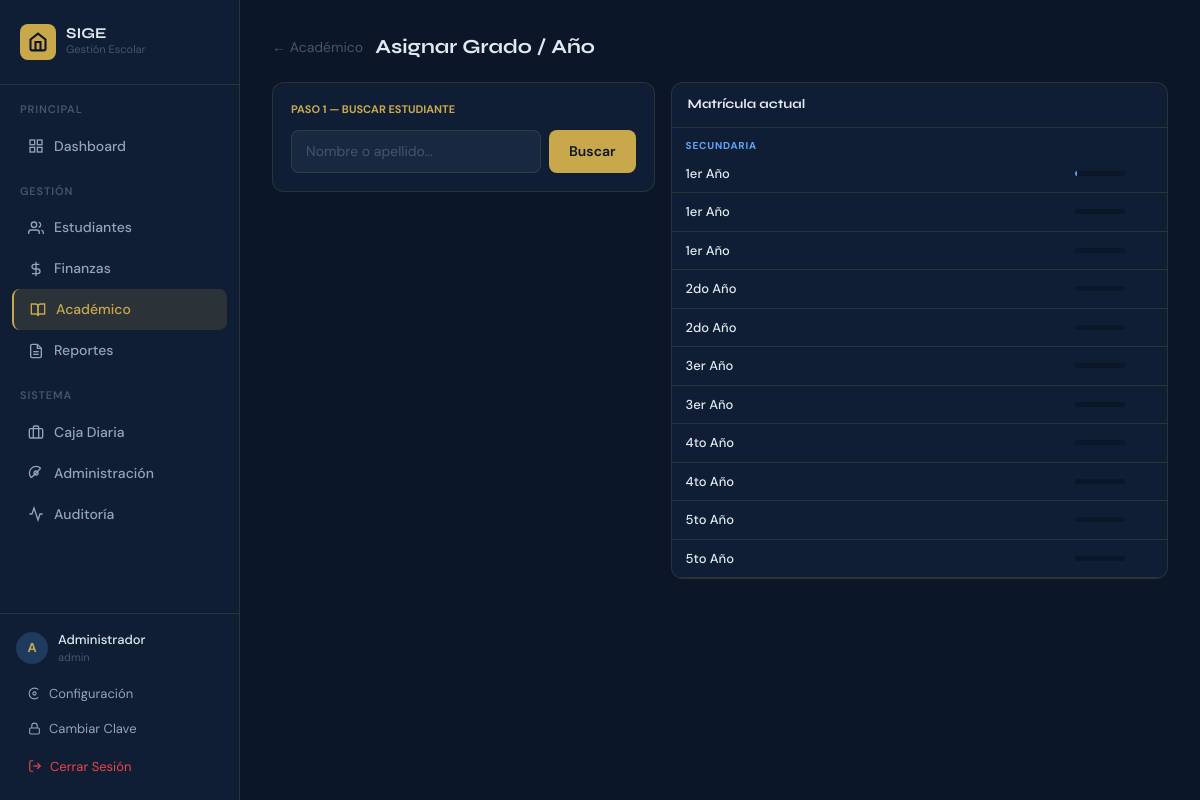
The app's page /academico/asignar-seccion (signed in), older data.
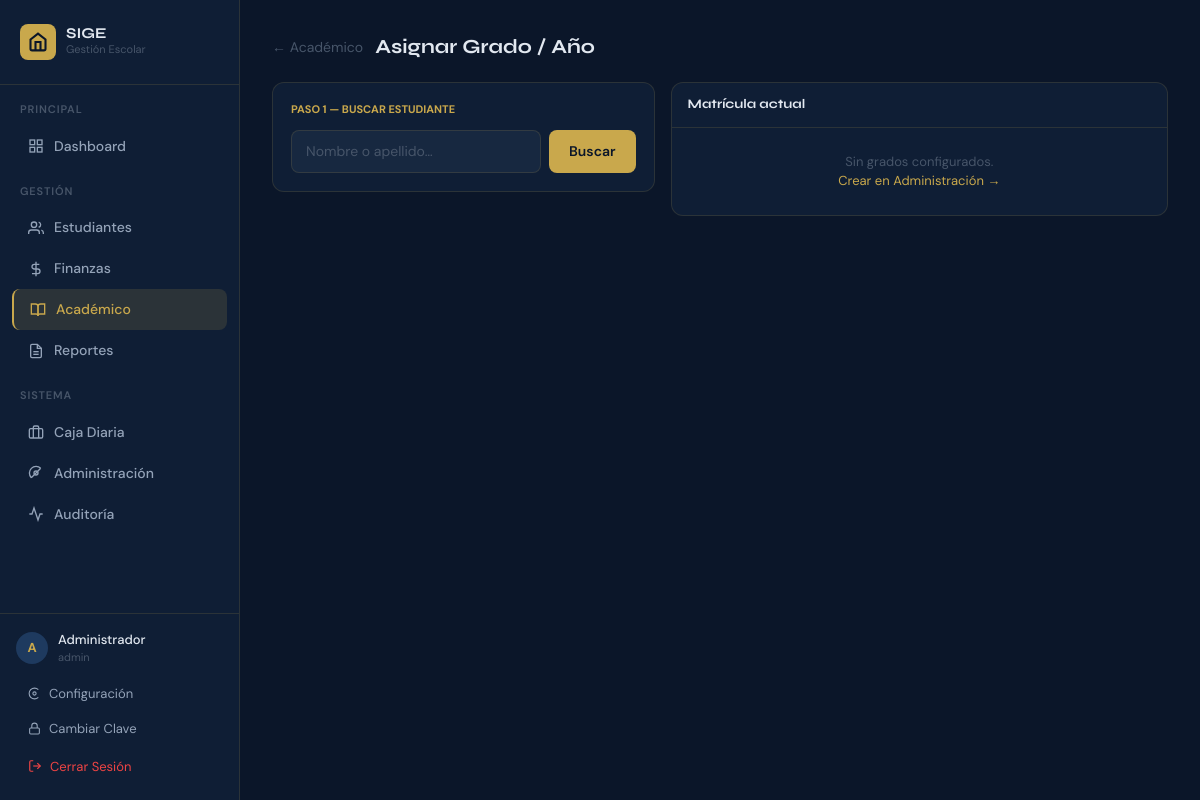
The same page, newer data.
### tables this page shows
CREATE TABLE courses (
            id INTEGER PRIMARY KEY AUTOINCREMENT,
            name TEXT NOT NULL,
            level TEXT NOT NULL,
            grade INTEGER NOT NULL
        );

### routers/academic_router.py (the view, shortened to what this page needs)
@bp.route("/asignar-seccion", methods=["GET", "POST"])
@login_required
@permission_required("academic", "edit")
def assign_section():
    user = current_user()
    with db() as conn:
        sy = conn.execute("SELECT id FROM school_years WHERE active=1").fetchone()
        sy_id = sy["id"] if sy else None
        courses = _get_all_courses(conn, sy_id)
        search_q = request.args.get("q", "")
        students_found = []
    primary   = [c for c in courses if c["level"] == "PRIMARY"]
    secondary = [c for c in courses if c["level"] == "SECONDARY"]
    return render_template("academic/assign_section.html",
        user=user, primary=primary, secondary=secondary,
        students_found=students_found, search_q=search_q, sy=sy)

### auth.py (called while the page is built)
def current_user():
    if "user_id" not in session:
        return None
    return {"id": session["user_id"], "username": session["username"],
            "full_name": session["full_name"], "role_id": session["role_id"]}

def get_user_permissions(role_id):
    with db() as conn:
        rows = conn.execute("""
            SELECT p.module, p.action FROM permissions p
            JOIN role_permissions rp ON rp.permission_id = p.id
            WHERE rp.role_id = ?
        """, (role_id,)).fetchall()
    return {(r["module"], r["action"]) for r in rows}

def has_permission(module, action):
    user = current_user()
    if not user:
        return False
    perms = get_user_permissions(user["role_id"])
    return (module, action) in perms

def login_required(f):
    @functools.wraps(f)
    def decorated(*args, **kwargs):
        if not current_user():
            return redirect(url_for("auth.login"))
        return f(*args, **kwargs)
    return decorated

### database.py (called while the page is built)
@contextmanager
def db():
    conn = get_connection()
    try:
        yield conn
        conn.commit()
    except Exception:
        conn.rollback()
        raise
    finally:
        conn.close()

### templates/academic/assign_section.html (shortened to what this page needs)
{% extends "base.html" %}
{% block content %}
<div style="display:flex;align-items:center;gap:12px;margin-bottom:20px;">
  <a href="{{ url_for('academic.index') }}" style="color:#475569;text-decoration:none;font-size:14px;">← Académico</a>
  <h1 class="font-display" style="font-size:20px;font-weight:700;color:#E2E8F0;margin:0;">Asignar Grado / Año</h1>
</div>
<div style="display:grid;grid-template-columns:1fr 1.3fr;gap:16px;max-width:900px;">
  <div>
    <div class="card" style="padding:18px;margin-bottom:12px;">
      <div style="font-size:11px;font-weight:700;color:var(--gold);margin-bottom:12px;">PASO 1 — BUSCAR ESTUDIANTE</div>
      <form method="GET" style="display:flex;gap:8px;">
        <input type="text" name="q" value="{{ search_q }}" class="form-input"
          placeholder="Nombre o apellido…" style="flex:1;" autofocus>
        <button type="submit" class="btn-primary">Buscar</button>
      </form>
    </div>
  </div>
  <div class="card" style="overflow:hidden;align-self:start;">
    <div style="padding:12px 16px;border-bottom:1px solid var(--border);">
      <div style="font-size:13px;font-weight:700;color:#E2E8F0;font-family:'Syne',sans-serif;">Matrícula actual</div>
    </div>
    {% if secondary %}
    <div style="padding:10px 14px 2px;font-size:10px;font-weight:700;color:#60A5FA;letter-spacing:.08em;">SECUNDARIA</div>
    {% for c in secondary %}
    <div style="display:flex;justify-content:space-between;align-items:center;padding:9px 14px;border-bottom:1px solid var(--border);">
      <span style="font-size:13px;color:#E2E8F0;font-weight:500;">{{ c.name }}</span>
      <div style="display:flex;align-items:center;gap:8px;">
        <div style="width:50px;height:5px;background:var(--navy);border-radius:3px;overflow:hidden;">
          <div style="height:5px;background:#60A5FA;width:{% if c.num_students > 0 %}{{ [c.num_students * 4, 100]|min }}%{% else %}0%{% endif %};"></div>
        </div>
      </div>
    </div>
    {% endfor %}
    {% endif %}
    {% if not primary and not secondary %}
    <div style="padding:24px;text-align:center;color:#475569;font-size:13px;">
      Sin grados configurados.<br>
      <a href="{{ url_for('admin.index') }}" style="color:var(--gold);">Crear en Administración →</a>
    </div>
    {% endif %}
  </div>
</div>
{% endblock %}

Row changes from the older to the newer data that the page shows:
removed courses: name "1er Año", {{ [c.num_students * 4, 100]|min }} 4 (drawn)
removed courses: name "1er Año"
removed courses: name "1er Año"
removed courses: name "2do Año"
removed courses: name "2do Año"
removed courses: name "3er Año"
removed courses: name "3er Año"
removed courses: name "4to Año"
removed courses: name "4to Año"
removed courses: name "5to Año"
removed courses: name "5to Año"
Text that changed along with them:
text no longer shown: "SECUNDARIA"
text now shown: "Sin grados configurados. Crear en Administración →"
